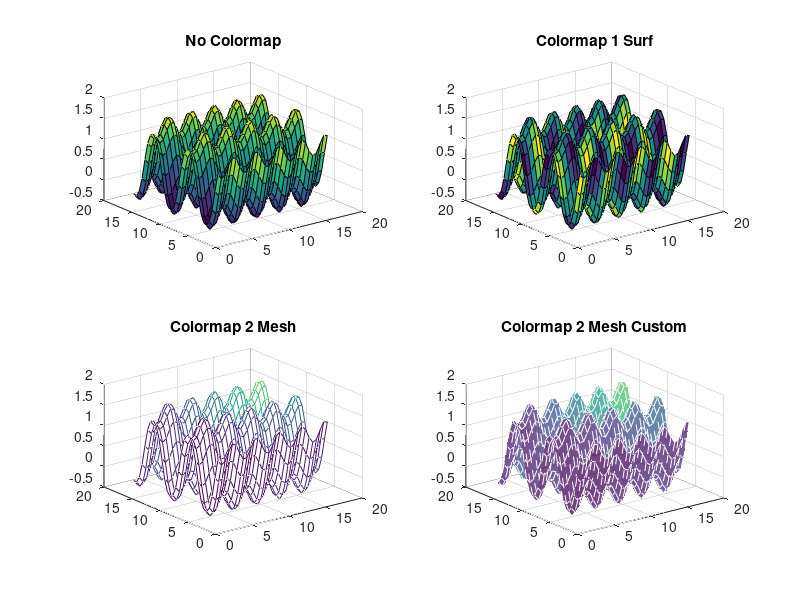

Here is the MATLAB script that generated this plot:
%==[Flowerbox]=================
%| Filename: Color3D.m        |
%| Purpose: 3D plot colors    |
%| bup                        |
%| 8/20/2020                  |
%|____________________________|

close all;

[X, Y] = meshgrid(1:0.5:16, 1:0.5:16);
Z = cos(sin(X)) + sin(cos(Y));

subplot(2, 2, 1)
surf(X, Y, Z);
title('No Colormap')


subplot(2, 2, 2)
C = sin(X * pi / 2) .* sin(Y * pi / 2);
surf(X, Y, Z, C);
title('Colormap 1 Surf')

subplot(2, 2, 3)
C = X .* Y;
mesh(X, Y, Z, C);
title('Colormap 2 Mesh')

subplot(2, 2, 4)
C = X .* Y;
mesh(X, Y, Z, C, 'FaceAlpha', 0.75, 'FaceColor', 'interp', 'EdgeColor', ...
    '#FFF', 'LineStyle', '--', 'FaceLighting', 'gouraud');
title('Colormap 2 Mesh Custom')